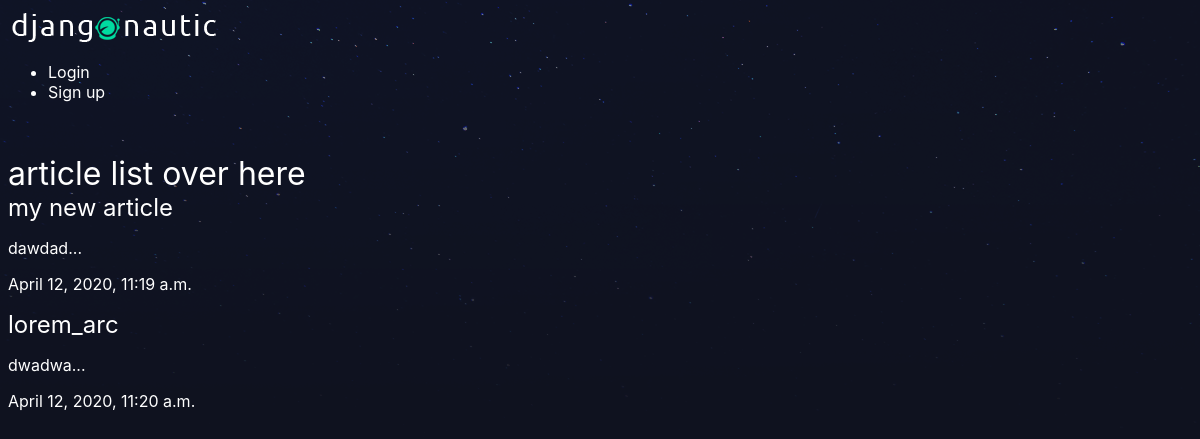
The app's page /articles/ with its own data.
### articles/models.py (models this page shows, shortened)
class Article(models.Model):
    title = models.CharField(max_length=100)
    slug = models.SlugField()
    body = models.TextField()
    date = models.DateTimeField(auto_now_add=True)
    col_test = models.CharField(default="", max_length=100)
    thumb = models.ImageField(default="default.png", blank=True)
    author = models.ForeignKey(User, default=None, on_delete=models.CASCADE)
    def snippet(self):
        return self.body[:50]

### articles/views.py (the view)
# urls.py: path('', views.article_list, name="article_list"),
def article_list(request):
    articles = Article.objects.all().order_by('date')
    return render(request, 'articles/article_list.html', {'articles': articles})

### articles/templates/articles/article_list.html
{% extends 'base_layout.html'%} {% block content%}
<h1>article list over here</h1>
<div id="articles">
  {% for article in articles %}
  <div class="article">
    <h2>
      <a href="{% url 'articles:article' slug=article.slug %}"
        >{{article.title}}</a
      >
    </h2>
    <p>{{article.snippet}}...</p>
    <p>{{article.date}}</p>
  </div>
  {% endfor %}
</div>
{% endblock%}

### assets/styles.css (style rules this page uses)
body { background-color: #0f121f; background-image: url(stars.png); background-repeat: no-repeat; color: #fff; }
body * { font-family: -apple-system, BlinkMacSystemFont, "Segoe UI", Roboto, Oxygen, Ubuntu, Cantarell, "Open Sans", "Helvetica Neue", sans-serif; }
h1, h2, h3, h4, h5 { font-weight: normal; margin: 0; }
a, a:hover, a:visited { color: #fff; text-decoration: none; }

### records on screen
Article: title "my new article", snippet "dawdad", date "April 12, 2020, 11:19 a.m."
Article: title "lorem_arc", snippet "dwadwa", date "April 12, 2020, 11:20 a.m."
